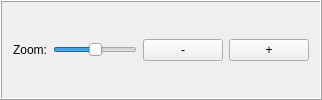
     <widget class="QFrame" name="bottomBar">
      <property name="frameShape">
       <enum>QFrame::Box</enum>
      </property>
      <property name="frameShadow">
       <enum>QFrame::Raised</enum>
      </property>
      <layout class="QHBoxLayout" name="horizontalLayoutBottomBar">
       <item>
        <widget class="QLabel" name="labelZoom">
         <property name="text">
          <string>Zoom:</string>
         </property>
        </widget>
       </item>
       <item>
        <widget class="QSlider" name="sliderZoom">
         <property name="minimum">
          <number>0</number>
         </property>
         <property name="maximum">
          <number>200</number>
         </property>
         <property name="value">
          <number>100</number>
         </property>
         <property name="orientation">
          <enum>Qt::Horizontal</enum>
         </property>
        </widget>
       </item>
       <item>
        <widget class="QPushButton" name="btnZoomOut">
         <property name="text">
          <string>-</string>
         </property>
        </widget>
       </item>
       <item>
        <widget class="QPushButton" name="btnZoomIn">
         <property name="text">
          <string>+</string>
         </property>
        </widget>
       </item>
       <item>
        <spacer name="horizontalSpacer_bottomBar">
         <property name="orientation">
          <enum>Qt::Horizontal</enum>
         </property>
         <property name="sizeHint" stdset="0">
          <size>
           <width>0</width>
           <height>0</height>
          </size>
         </property>
        </spacer>
       </item>
      </layout>
     </widget>
